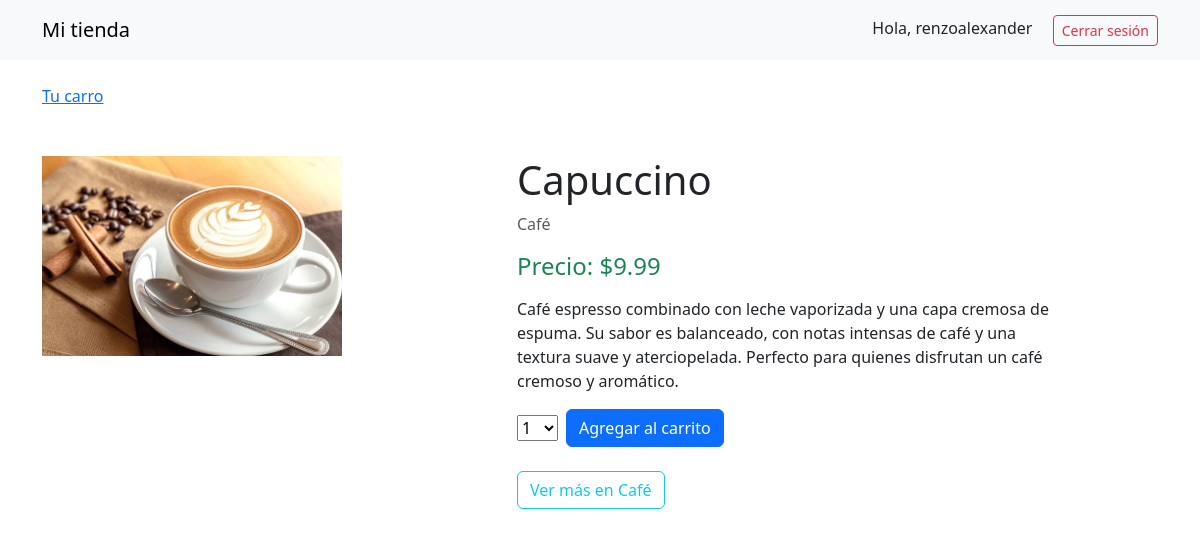
Screenshot of /1/capuccino/ (signed in) with the database file from the repository.
### mitienda/models.py (models this page shows, shortened)
class Product(models.Model):
    category = models.ForeignKey(Category,
                                 related_name='products',
                                 on_delete=models.CASCADE)
    name = models.CharField(max_length=200)
    slug = models.SlugField(max_length=200)
    image = models.ImageField(upload_to='products/%Y/%m/%d',
                              blank=True)
    description = models.TextField(blank=True)
    price = models.DecimalField(max_digits=5,
                                decimal_places=2)
    stock = models.PositiveIntegerField(default=0)
    available = models.BooleanField(default=True)
    created = models.DateTimeField(auto_now=True)
    updated = models.DateTimeField(auto_now_add=True)
    class Meta:
        ordering = ['name']

class Category(models.Model):
    name = models.CharField(max_length=200)
    slug = models.SlugField(max_length=200)
    class Meta:
        ordering = ['name']
        indexes = [
            models.Index(fields=['name'])
        ]
    def __str__(self):
        return self.name
    def get_absolute_url(self):
        return reverse('tienda:product_list_category',
                       args=[self.slug])

### mitienda/views.py (the view)
# urls.py: path('<int:id>/<slug:slug>/', views.product_detail, name='product_detail')
@login_required
def product_detail(request, id, slug):
    product = get_object_or_404(Product,
                                id = id,
                                slug = slug,
                                available = True)
    cart_product_form = CartAddProductForm()
    return render(request,
                  'tienda/products/detail.html',
                  {'product':product,
                   'cart_product_form':cart_product_form})

### cart/forms.py
class CartAddProductForm(forms.Form):
    cantidad = forms.TypedChoiceField(choices=PRODUCT_QUANTITY_CHOICES,
                                      coerce=int)
    override = forms.BooleanField(required=False,
                                  initial=False,
                                  widget=forms.HiddenInput)

### mitienda/templates/tienda/products/detail.html (shortened to what this page needs)
{% extends "tienda/base.html" %}
{% load static %}
{% block content %}
  <div class="container mt-5 mb-5">
    <div class="row">
      <div class="col-md-5">
        <img src="{% if product.image %}{{ product.image.url }}{% else %}{% static 'img/no_image.jpg' %}{% endif %}"
             class="img-fluid" alt="{{ product.name }}" style="max-width: 300px;">
      </div>
      <div class="col-md-6">
        <h1>{{ product.name }}</h1>
        <p class="text-muted">{{ product.category }}</p>
        <h4 class="text-success">Precio: ${{ product.price }}</h4>
        <p>{{ product.description|linebreaks }}</p>
        {% if product.stock > 0 %}
          <form action="{% url 'cart:cart_add' product.id %}" method="post" class="mt-3">
            <div class="row g-2 align-items-center">
              <div class="col-auto">
                {{ cart_product_form.cantidad }}
              </div>
              <div class="col-auto">
                <button type="submit" class="btn btn-primary">Agregar al carrito</button>
              </div>
            </div>
          </form>
        {% else %}
          <button class="btn btn-secondary mt-3" disabled>Agotado</button>
        {% endif %}
        <div class="mt-4">
          <a href="{{ product.category.get_absolute_url }}" class="btn btn-outline-info">
            Ver más en {{ product.category }}
          </a>
        </div>
      </div>
    </div>
  </div>
{% endblock %}

### mitienda/templates/tienda/base.html (shortened to what this page needs)
{% load static %}
<!DOCTYPE html>
<html lang="en">
<head>
  <link href="https://cdn.jsdelivr.net/npm/bootstrap@5.3.3/dist/css/bootstrap.min.css" rel="stylesheet">
</head>
<body>
  <nav class="navbar navbar-expand-lg navbar-light bg-light">
    <div class="container d-flex justify-content-between">
      <a class="navbar-brand" href="/">Mi tienda</a>
      <div>
        {% if user.is_authenticated %}
          <span class="me-3">Hola, {{ user.first_name|default:user.username }}</span>
          <form method="post" action="{% url 'logout' %}" style="display:inline;">
            <button class="btn btn-outline-danger btn-sm" type="submit">Cerrar sesión</button>
          </form>
        {% else %}
          <a class="btn btn-outline-primary btn-sm me-2" href="{% url 'login' %}">Iniciar sesión</a>
          <a class="btn btn-primary btn-sm" href="{% url 'register' %}">Registrarse</a>
        {% endif %}
      </div>
    </div>
  </nav>
  <div class="container mt-4">
        <a href="{% url 'cart:cart_detail' %}">
          Tu carro
        </a>
  </div>
  <div class="container">
    <div class="row">
      {% block content %}
      {% endblock %}
    </div>
  </div>
</body>
</html>

### mitienda/templates/tienda/base.html (style rules this page uses)
.navbar { display: flex; justify-content: space-between; padding: 10px; background-color: #eee; }

### rows the page displays
Product: image (picture), name "Capuccino", category "Café", price "9.99", description "Café espresso combinado con leche vaporizada y una capa cremosa de espuma. Su sabor es balanceado, con notas intensas de café y una textura suave y aterciopelada. Perfecto para quienes disfrutan un café cremoso y aromático."

### other values shown
{{ user.first_name|default:user.username }} "renzoalexander"
